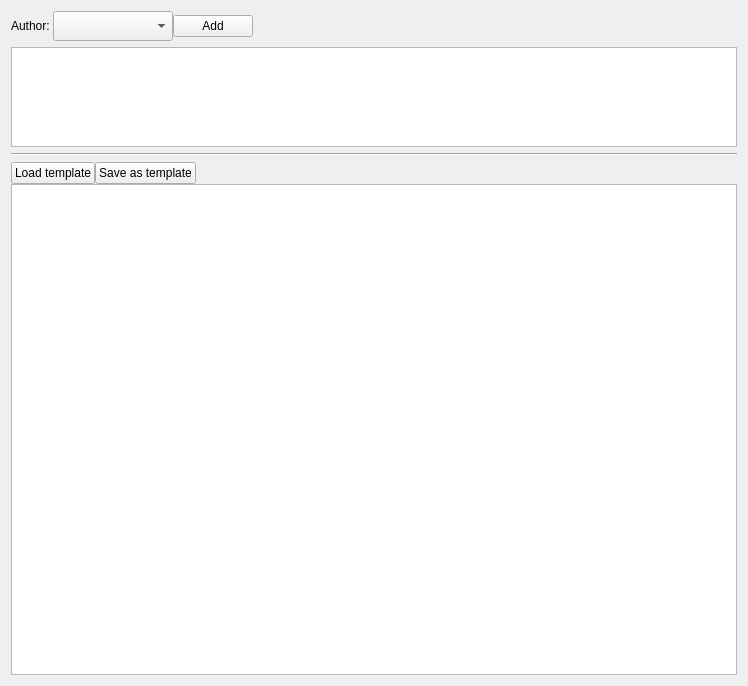
<?xml version="1.0" encoding="UTF-8"?>
<ui version="4.0">
 <class>GcnMakerWindow</class>
 <widget class="QWidget" name="GcnMakerWindow">
  <property name="geometry">
   <rect>
    <x>0</x>
    <y>0</y>
    <width>748</width>
    <height>686</height>
   </rect>
  </property>
  <property name="windowTitle">
   <string>GCN Maker</string>
  </property>
  <layout class="QVBoxLayout" name="verticalLayout_3">
   <item>
    <layout class="QVBoxLayout" name="verticalLayout">
     <item>
      <layout class="QHBoxLayout" name="horizontalLayout_3">
       <property name="spacing">
        <number>0</number>
       </property>
       <item>
        <layout class="QHBoxLayout" name="horizontalLayout_2">
         <property name="spacing">
          <number>0</number>
         </property>
         <item>
          <widget class="QLabel" name="label">
           <property name="sizePolicy">
            <sizepolicy hsizetype="Fixed" vsizetype="Preferred">
             <horstretch>0</horstretch>
             <verstretch>0</verstretch>
            </sizepolicy>
           </property>
           <property name="text">
            <string>Author: </string>
           </property>
          </widget>
         </item>
         <item>
          <widget class="QComboBox" name="comboBox_author">
           <property name="sizePolicy">
            <sizepolicy hsizetype="Fixed" vsizetype="Fixed">
             <horstretch>0</horstretch>
             <verstretch>0</verstretch>
            </sizepolicy>
           </property>
           <property name="minimumSize">
            <size>
             <width>120</width>
             <height>30</height>
            </size>
           </property>
           <property name="maximumSize">
            <size>
             <width>120</width>
             <height>40</height>
            </size>
           </property>
           <property name="cursor">
            <cursorShape>IBeamCursor</cursorShape>
           </property>
           <property name="focusPolicy">
            <enum>Qt::StrongFocus</enum>
           </property>
           <property name="toolTip">
            <string>Enter the author name</string>
           </property>
           <property name="editable">
            <bool>false</bool>
           </property>
          </widget>
         </item>
         <item>
          <widget class="QPushButton" name="btn_add_author">
           <property name="sizePolicy">
            <sizepolicy hsizetype="Fixed" vsizetype="Fixed">
             <horstretch>0</horstretch>
             <verstretch>0</verstretch>
            </sizepolicy>
           </property>
           <property name="minimumSize">
            <size>
             <width>0</width>
             <height>0</height>
            </size>
           </property>
           <property name="maximumSize">
            <size>
             <width>16777215</width>
             <height>16777215</height>
            </size>
           </property>
           <property name="focusPolicy">
            <enum>Qt::StrongFocus</enum>
           </property>
           <property name="toolTip">
            <string>Add author to the list</string>
           </property>
           <property name="text">
            <string>Add</string>
           </property>
          </widget>
         </item>
        </layout>
       </item>
       <item>
        <spacer name="horizontalSpacer">
         <property name="orientation">
          <enum>Qt::Horizontal</enum>
         </property>
         <property name="sizeHint" stdset="0">
          <size>
           <width>40</width>
           <height>20</height>
          </size>
         </property>
        </spacer>
       </item>
      </layout>
     </item>
     <item>
      <widget class="QPlainTextEdit" name="plainTextEdit_authors">
       <property name="sizePolicy">
        <sizepolicy hsizetype="MinimumExpanding" vsizetype="Fixed">
         <horstretch>0</horstretch>
         <verstretch>0</verstretch>
        </sizepolicy>
       </property>
       <property name="minimumSize">
        <size>
         <width>500</width>
         <height>100</height>
        </size>
       </property>
       <property name="maximumSize">
        <size>
         <width>16777215</width>
         <height>100</height>
        </size>
       </property>
       <property name="toolTip">
        <string>Here will be created the list of authors and affiliations</string>
       </property>
      </widget>
     </item>
     <item>
      <widget class="Line" name="line">
       <property name="orientation">
        <enum>Qt::Horizontal</enum>
       </property>
      </widget>
     </item>
     <item>
      <layout class="QVBoxLayout" name="verticalLayout_2">
       <property name="spacing">
        <number>0</number>
       </property>
       <item>
        <layout class="QHBoxLayout" name="horizontalLayout">
         <property name="spacing">
          <number>0</number>
         </property>
         <item>
          <widget class="QPushButton" name="btn_load_template">
           <property name="focusPolicy">
            <enum>Qt::NoFocus</enum>
           </property>
           <property name="toolTip">
            <string>Load a txt file and display it in the GCN editor</string>
           </property>
           <property name="text">
            <string>Load template</string>
           </property>
          </widget>
         </item>
         <item>
          <widget class="QPushButton" name="btn_save_template">
           <property name="focusPolicy">
            <enum>Qt::NoFocus</enum>
           </property>
           <property name="toolTip">
            <string>Save current GCN text as a template</string>
           </property>
           <property name="text">
            <string>Save as template</string>
           </property>
          </widget>
         </item>
         <item>
          <spacer name="horizontalSpacer_2">
           <property name="orientation">
            <enum>Qt::Horizontal</enum>
           </property>
           <property name="sizeHint" stdset="0">
            <size>
             <width>238</width>
             <height>20</height>
            </size>
           </property>
          </spacer>
         </item>
        </layout>
       </item>
       <item>
        <widget class="QPlainTextEdit" name="plainTextEdit_gcn">
         <property name="minimumSize">
          <size>
           <width>500</width>
           <height>300</height>
          </size>
         </property>
         <property name="toolTip">
          <string>Text box for the GCN</string>
         </property>
        </widget>
       </item>
      </layout>
     </item>
    </layout>
   </item>
  </layout>
 </widget>
 <resources/>
 <connections/>
</ui>
